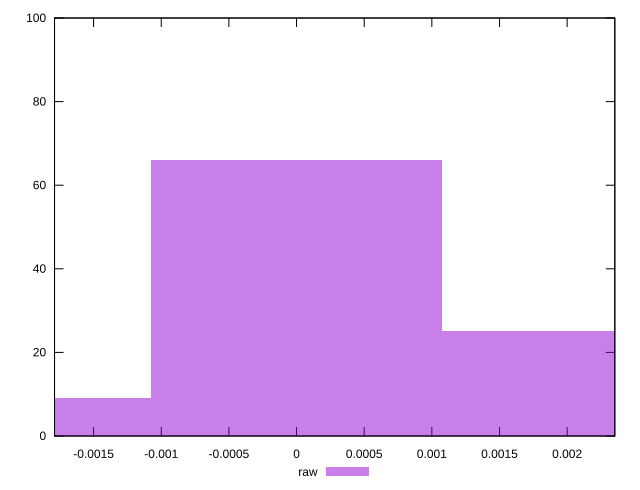

Recreate this plot in gnuplot.
reset

$raw <<EOF
0 66
0.0021540714099724614 25
-0.0021540714099724614 9
EOF

set key outside below
set boxwidth 0.0021540714099724614
set xrange [-0.0017887237190639547:0.002352390034064556]
set yrange [0:100]
set trange [0:100]
set style fill transparent solid 0.5 noborder
set terminal svg size 640, 490 enhanced background rgb 'white'
set output "reports/report_00030_2021-02-24T20-42-31.540Z/meta/pScore-difference/samples/astro/raw/histogram.svg"

plot $raw title "raw" with boxes

reset
